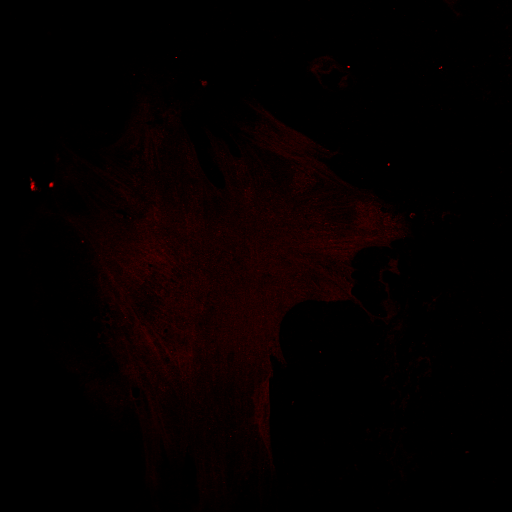
#> input picture 03_LITAF.tif, 1024 x 1024 px (shown at 1/2 size)
$ python slice1.py   (Python 2 division)   (older library calls are emulated)
#> lines starting #> are read from the running program, lines starting #| are printed output that depends on the picture
#!/usr/bin/env python

from   PIL                   import Image
from   scipy                 import ndimage
from   skimage               import data
from   skimage.exposure      import rescale_intensity
from   skimage.morphology    import reconstruction
import numpy                 as     np
import matplotlib.pyplot     as     plt
import pymorph
import mahotas
import scipy
import struct

#Select channel; grayscale
'''
impath = raw_input("Enter image path: ")
print "Image path:", impath
img = plt.imread(impath)

def r2g(img):
    return img[:,:,0]

gscale = r2g(img)
print gscale
plt.imshow(gscale, cmap = plt.get_cmap('gray'))
plt.show()
'''

def img(im1,im2):
	return [im1, im2]

def r2g(img):
    return img[:,:,0]

def loadslice():
	img1in = raw_input("Enter path of LITAF image: ")
#> the answer given: 03_LITAF.tif
	img1 = plt.imread(img1in)
#> img1 is the input picture: shape (1024, 1024, 3); mean R, G, B 5.8, 0, 0
	#img1 = np.array(img1)
	gscale = r2g(img1)
#> in r2g, `return img[:,:,0]`:
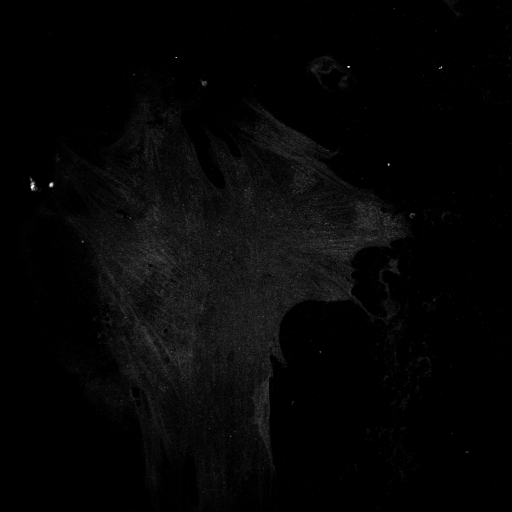
#> returned value: shape (1024, 1024) (shown at 1/2 size); min 0, max 255, mean 5.8
	img2in = raw_input("Enter path of nucleus image: ")
#> the answer given: 03_nucleo.tif
	img2 = plt.imread(img2in)
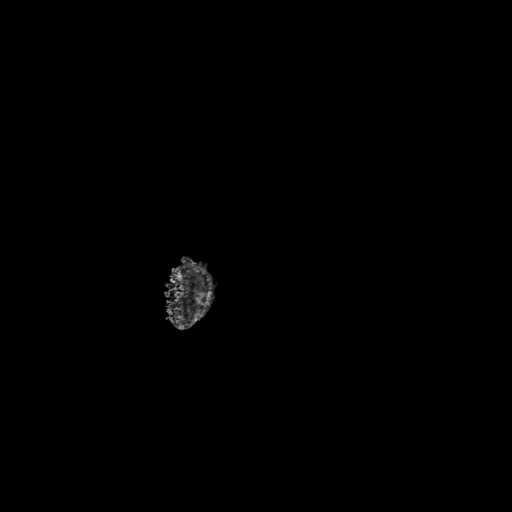
#> input picture 03_nucleo.tif, 1024 x 1024 px (shown at 1/2 size)
#> img2 is the input picture: shape (1024, 1024, 3); min 0, max 221, mean 0.7
	#img2 = np.array(img2)
	return [gscale,img2]

a = loadslice()
#> a = 2 items
print a[0]
#> (printed output is left out)
